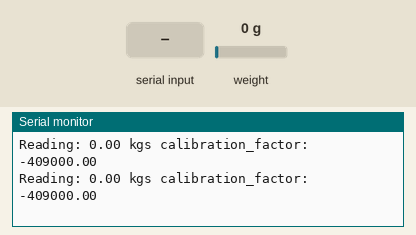
Recording of a sketch running on a simulated Arduino Uno, built with avr-gcc and run on an emulated ATmega328P. On the bench: the last lines printed to the serial monitor. The test bench sets the inputs (shaded band); at power-on: weight on the scale 0 g.

Above: at 3.3 s.
3.4 s: weight on the scale set to 100 g
At 3.4 s:
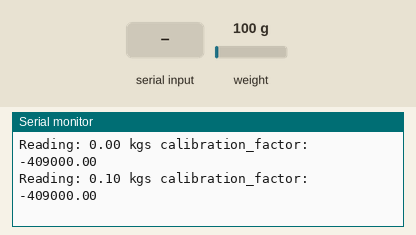
6.4 s: "+" received over Serial
At 6.65 s:
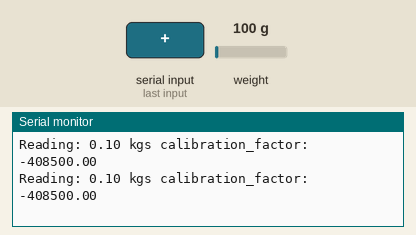
7.9 s: "a" received over Serial
At 8.07 s:
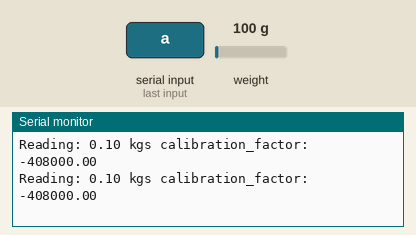
9.4 s: weight on the scale set to 1250 g
At 13.34 s:
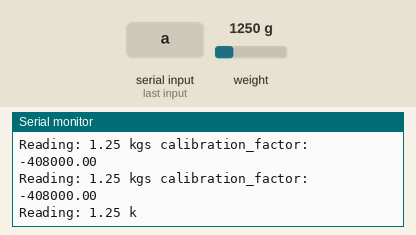
Timing chart, 0 to 13.4 s (numbered marks = the images above; inputs shaded):
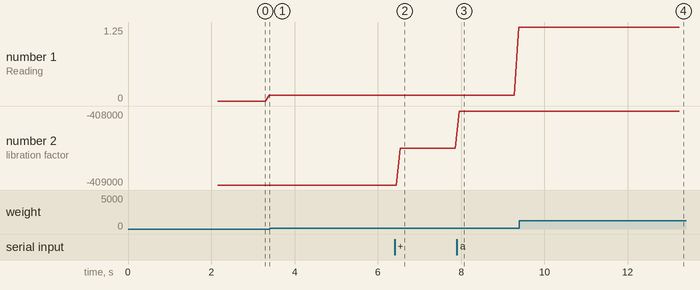

Measured:
- after the input at 6.4 s, the serial monitor: prints a new line after 0.14 s (image 2)
- after the input at 7.9 s, the serial monitor: prints a new line after 0.06 s (image 3)
- after the input at 9.4 s, the serial monitor: prints a new line after 0.08 s (image 4)
- plotted number 1: 0.1 → 1.25 after the input at 7.9 s
- plotted number 2: -409000 → -408500 after the input at 6.4 s, -408500 → -408000 after the input at 7.9 s

The sketch:

loadcell_callibration.ino
```cpp
#include "HX711.h"

#define LOADCELL_DOUT_PIN  3
#define LOADCELL_SCK_PIN  2

HX711 scale;

float calibration_factor = -409000;

void setup() {
  Serial.begin(9600);
  Serial.println("HX711 calibration sketch");
  Serial.println("Remove all weight from scale");
  Serial.println("After readings begin, place known weight on scale");
  Serial.println("Press + or a to increase calibration factor");
  Serial.println("Press - or z to decrease calibration factor");

  scale.begin(LOADCELL_DOUT_PIN, LOADCELL_SCK_PIN);
  scale.set_scale();
  scale.tare(); //Reset the scale to 0

  long zero_factor = scale.read_average(); //Get a baseline reading
  Serial.print("Zero factor: "); //This can be used to remove the need to tare the scale. Useful in permanent scale projects.
  Serial.println(zero_factor);
}

void loop() {

  scale.set_scale(calibration_factor); //Adjust to this calibration factor
  Serial.print("Reading: ");
  Serial.print(scale.get_units(), 2);
  Serial.print(" kgs"); //Change this to kg and re-adjust the calibration factor if you follow SI units like a sane person
  Serial.print(" calibration_factor: ");
  Serial.print(calibration_factor);
  Serial.println();

  if(Serial.available())
  {
    char temp = Serial.read();
    if(temp == '+' || temp == 'a')
      calibration_factor += 500;
    else if(temp == '-' || temp == 'z')
      calibration_factor -= 500;
  }
}
```
